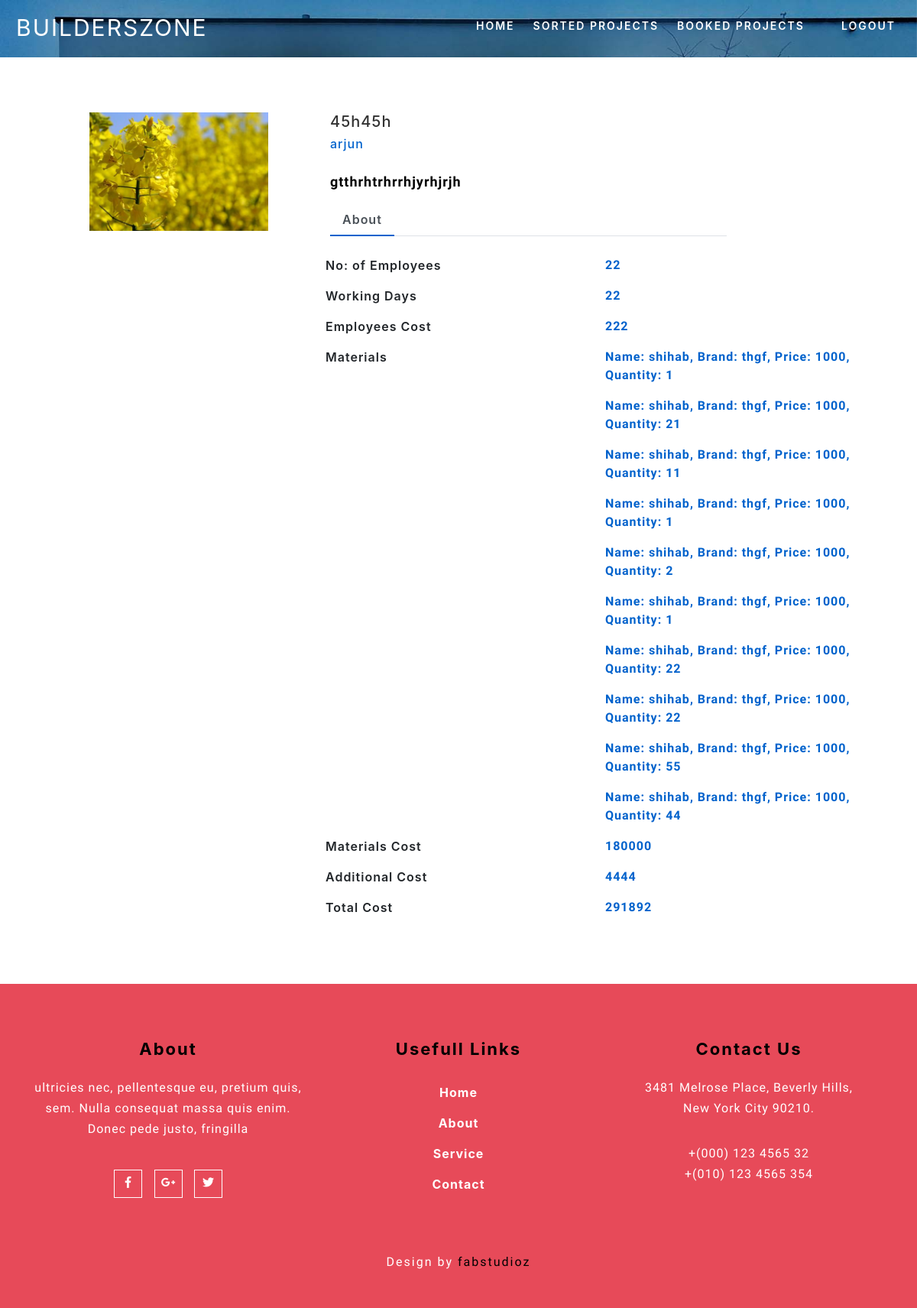
The page /uprojectprofile/1 on the database its author committed.
### builderszone/models.py (models this page shows)
class Project(db.Model):
    id = db.Column(db.Integer, primary_key=True)
    owner = db.Column(db.String(200))
    name = db.Column(db.String(20))
    desc = db.Column(db.String(50))
    numemp = db.Column(db.String(200))
    empcost = db.Column(db.String(200))
    empcost1 = db.Column(db.String(200))
    days = db.Column(db.String(200))
    matcost = db.Column(db.String(200))
    mat1 = db.Column(db.String(200),nullable=False)
    mat2 = db.Column(db.String(200),nullable=False)
    mat3 = db.Column(db.String(200),nullable=False)
    mat4 = db.Column(db.String(200),nullable=False)
    mat5 = db.Column(db.String(200),nullable=False)
    mat6 = db.Column(db.String(200),nullable=False)
    mat7 = db.Column(db.String(200),nullable=False)
    mat8 = db.Column(db.String(200),nullable=False)
    mat9 = db.Column(db.String(200),nullable=False)
    mat10 = db.Column(db.String(200),nullable=False)
    mat1q = db.Column(db.String(200),nullable=False)
    mat2q= db.Column(db.String(200),nullable=False)
    mat3q = db.Column(db.String(200),nullable=False)
    mat4q= db.Column(db.String(200),nullable=False)
    mat5q= db.Column(db.String(200),nullable=False)
    mat6q= db.Column(db.String(200),nullable=False)
    mat7q= db.Column(db.String(200),nullable=False)
    mat8q= db.Column(db.String(200),nullable=False)
    mat9q= db.Column(db.String(200),nullable=False)
    mat10q= db.Column(db.String(200),nullable=False)
    addcost  = db.Column(db.String(200),nullable=False)
    totalcost = db.Column(db.String(20),nullable=False)
    image = db.Column(db.String(20),nullable=False,default= 'default.jpg')

class Materials(db.Model):
    id = db.Column(db.Integer, primary_key=True)
    name = db.Column(db.String(80))
    brand = db.Column(db.String(80))
    price = db.Column(db.String(80))
    image = db.Column(db.String(20), default='default.jpg')

### builderszone/routes.py (the view)
@app.route('/uprojectprofile/<int:id>')
def uprojectprofile(id):
    project=Project.query.get_or_404(id)
    mat1 = Materials.query.get_or_404(project.mat1)
    mat2 = Materials.query.get_or_404(project.mat2)
    mat3 = Materials.query.get_or_404(project.mat3)
    mat4 = Materials.query.get_or_404(project.mat4)
    mat5 = Materials.query.get_or_404(project.mat5)
    mat6 = Materials.query.get_or_404(project.mat6)
    mat7 = Materials.query.get_or_404(project.mat7)
    mat8 = Materials.query.get_or_404(project.mat8)
    mat9 = Materials.query.get_or_404(project.mat9)
    mat10 = Materials.query.get_or_404(project.mat10)
    return render_template("uprojectprofile.html",project=project,mat1=mat1,mat2=mat2,mat3=mat3,mat4=mat4,mat5=mat5,mat6=mat6,mat7=mat7,mat8=mat8,mat9=mat9,mat10=mat10)

### builderszone/templates/uprojectprofile.html (shortened to what this page needs)
{% extends 'ulayout.html' %}
{% block content %}
<link href="//maxcdn.bootstrapcdn.com/bootstrap/4.1.1/css/bootstrap.min.css" rel="stylesheet" id="bootstrap-css">
<div class="container emp-profile">
            <form method="post">
                <div class="row">
                    <div class="col-md-4">
                        <div class="profile-img">
                            <img style="width: 233.11px;height: 155.11px;" src="../static/pics/{{project.image}}" alt=""/>
                        </div>
                    </div>
                    <div class="col-md-6">
                        <div class="profile-head">
                                    <h5>
                                        {{project.name}}
                                    </h5>
                                    <h6>
                                        {{project.owner}}
                                    </h6>
                                    <p class="proile-rating"><span style="color: black;font-size: 18px;">{{project.desc}}</span></p>
                            <ul class="nav nav-tabs" id="myTab" role="tablist">
                                <li class="nav-item">
                                    <a class="nav-link active" id="home-tab" data-toggle="tab" href="#home" role="tab" aria-controls="home" aria-selected="true">About</a>
                                </li>
                            </ul>
                        </div>
                    </div>
                </div>
                <div class="row">
                    <div class="col-md-8" style="margin-left: 360px;">
                        <div class="tab-content profile-tab" id="myTabContent">
                            <div class="tab-pane fade show active" id="home" role="tabpanel" aria-labelledby="home-tab">
                                        <div class="row">
                                            <div class="col-md-6">
                                                <label>No: of Employees</label>
                                            </div>
                                            <div class="col-md-6">
                                                <p>{{project.numemp}}</p>
                                            </div>
                                        </div>
                                        <div class="row">
                                            <div class="col-md-6">
                                                <label>Working Days</label>
                                            </div>
                                            <div class="col-md-6">
                                                <p>{{project.days}}</p>
                                            </div>
                                        </div>
                                        <div class="row">
                                            <div class="col-md-6">
                                                <label>Employees Cost</label>
                                            </div>
                                            <div class="col-md-6">
                                                <p>{{project.empcost}}</p>
                                            </div>
                                        </div>
                                        <div class="row">
                                            <div class="col-md-6">
                                                <label>Materials</label>
                                            </div>
                                            <div class="col-md-6">
                                                <p>Name: {{mat1.name}}, Brand: {{mat1.brand}}, Price: {{mat1.price}}, Quantity: {{project.mat1q}}</p>
                                                <p>Name: {{mat2.name}}, Brand: {{mat2.brand}}, Price: {{mat2.price}}, Quantity: {{project.mat2q}}</p>
                                                <p>Name: {{mat3.name}}, Brand: {{mat3.brand}}, Price: {{mat3.price}}, Quantity: {{project.mat3q}}</p>
                                                <p>Name: {{mat4.name}}, Brand: {{mat4.brand}}, Price: {{mat4.price}}, Quantity: {{project.mat4q}}</p>
                                                <p>Name: {{mat5.name}}, Brand: {{mat5.brand}}, Price: {{mat5.price}}, Quantity: {{project.mat5q}}</p>
                                                <p>Name: {{mat6.name}}, Brand: {{mat6.brand}}, Price: {{mat6.price}}, Quantity: {{project.mat6q}}</p>
                                                <p>Name: {{mat7.name}}, Brand: {{mat7.brand}}, Price: {{mat7.price}}, Quantity: {{project.mat7q}}</p>
                                                <p>Name: {{mat8.name}}, Brand: {{mat8.brand}}, Price: {{mat8.price}}, Quantity: {{project.mat8q}}</p>
                                                <p>Name: {{mat9.name}}, Brand: {{mat9.brand}}, Price: {{mat9.price}}, Quantity: {{project.mat9q}}</p>
                                                <p>Name: {{mat10.name}}, Brand: {{mat10.brand}}, Price: {{mat10.price}}, Quantity: {{project.mat10q}}</p>
                                            </div>
                                        </div>
                                        <div class="row">
                                            <div class="col-md-6">
                                                <label>Materials Cost</label>
                                            </div>
                                            <div class="col-md-6">
                                                <p>{{project.matcost}}</p>
                                            </div>
                                        </div>
                                        <div class="row">
                                            <div class="col-md-6">
                                                <label>Additional Cost</label>
                                            </div>
                                            <div class="col-md-6">
                                                <p>{{project.addcost}}</p>
                                            </div>
                                        </div>
                                        <div class="row">
                                            <div class="col-md-6">
                                                <label>Total Cost</label>
                                            </div>
                                            <div class="col-md-6">
                                                <p>{{project.totalcost}}</p>
                                            </div>
                                        </div>
                            </div>
                        </div>
                    </div>
                </div>
            </form>
        </div>
{% endblock %}

### builderszone/static/css/style.css (style rules this page uses)
html, body { padding: 0; margin: 0; background: #fff; letter-spacing: 1px; font-family: 'Tajawal', sans-serif; }
body a { outline: none; transition: 0.5s all; -webkit-transition: 0.5s all; -moz-transition: 0.5s all; -o-transition: 0.5s all; -ms-transition: 0.5s all; text-decoration: none; }
h1, h2, h3, h4, h5, h6 { margin: 0; padding: 0; font-family: 'Gugi', cursive; letter-spacing: 1px; }
p { margin: 0; padding: 0; letter-spacing: 1px; font-family: 'Tajawal', sans-serif; }
ul { margin: 0; padding: 0; list-style-type: none; }
.nav-link { font-size: 16px; color: #fff; letter-spacing: 2px; font-weight: bold; }
@media (max-width:1366px) { .nav-link { letter-spacing: 1px; } }

### builderszone/templates/uprojectprofile.html (style rules this page uses)
body { background: -webkit-linear-gradient(left, white, white); }
.emp-profile { padding: 3%; margin-top: 3%; margin-bottom: 3%; border-radius: 0.5rem; background: #fff; }
.profile-img { text-align: center; }
.profile-img img { width: 70%; height: 100%; }
.profile-head h5 { color: #333; }
.profile-head h6 { color: #0062cc; }
.proile-rating { font-size: 12px; color: #818182; margin-top: 5%; }
.proile-rating span { color: #495057; font-size: 15px; font-weight: 600; }
.profile-head .nav-tabs { margin-bottom:5%; }
.profile-head .nav-tabs .nav-link { font-weight:600; border: none; }
.profile-head .nav-tabs .nav-link.active { border: none; border-bottom:2px solid #0062cc; }
.profile-tab label { font-weight: 600; }
.profile-tab p { font-weight: 600; color: #0062cc; }

### rows shown on the page
Project: image (picture), name "45h45h", owner "arjun", desc "gtthrhtrhrrhjyrhjrjh", numemp "22", days "22", empcost "222", mat1q "1", mat2q "21", mat3q "11", mat4q "1", mat5q "2", mat6q "1", mat7q "22", mat8q "22", mat9q "55", mat10q "44", matcost "180000", addcost "4444", totalcost "291892"
Materials: name "shihab", brand "thgf", price "1000"
